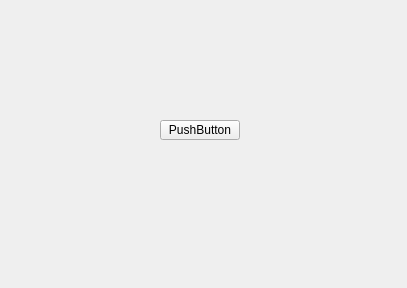
<?xml version="1.0" encoding="UTF-8"?>
<ui version="4.0">
 <class>Widget</class>
 <widget class="QWidget" name="Widget">
  <property name="geometry">
   <rect>
    <x>0</x>
    <y>0</y>
    <width>407</width>
    <height>288</height>
   </rect>
  </property>
  <property name="windowTitle">
   <string>Widget</string>
  </property>
  <widget class="QPushButton" name="pushButton">
   <property name="geometry">
    <rect>
     <x>160</x>
     <y>120</y>
     <width>80</width>
     <height>20</height>
    </rect>
   </property>
   <property name="text">
    <string>PushButton</string>
   </property>
  </widget>
 </widget>
 <resources/>
 <connections/>
</ui>
